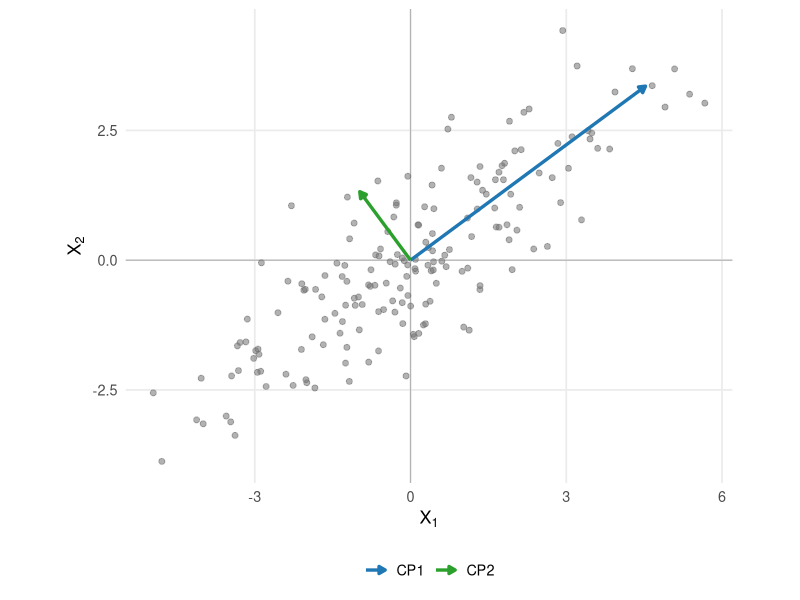
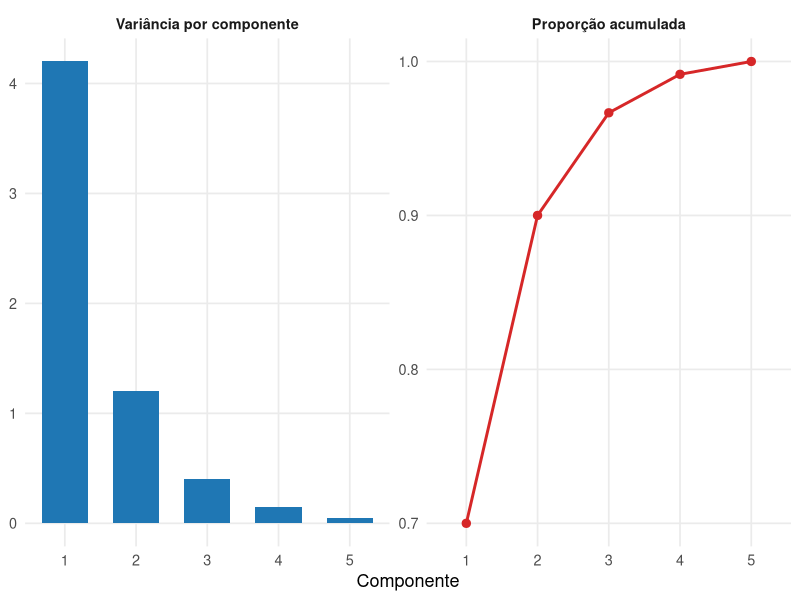
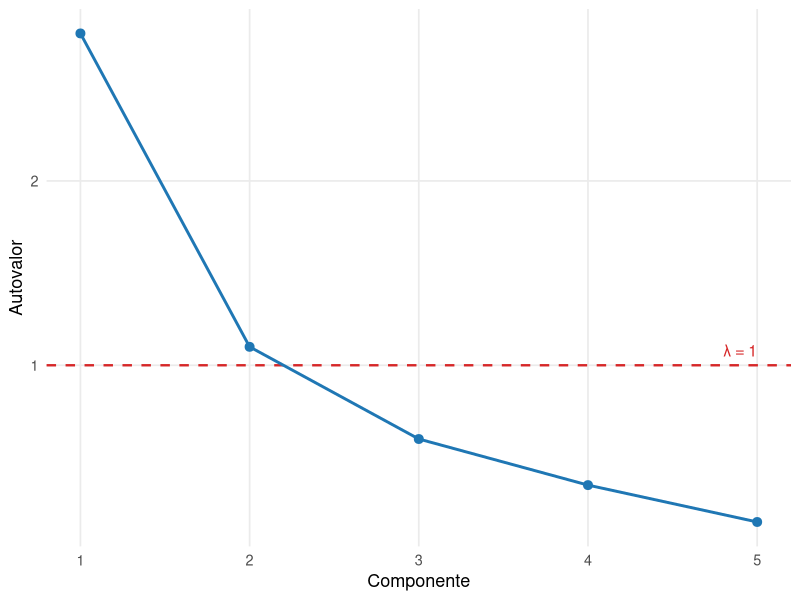
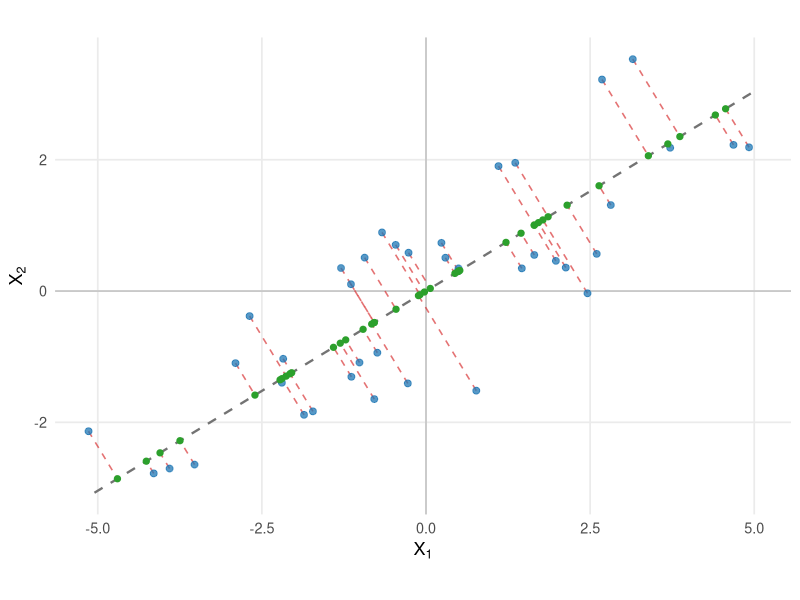
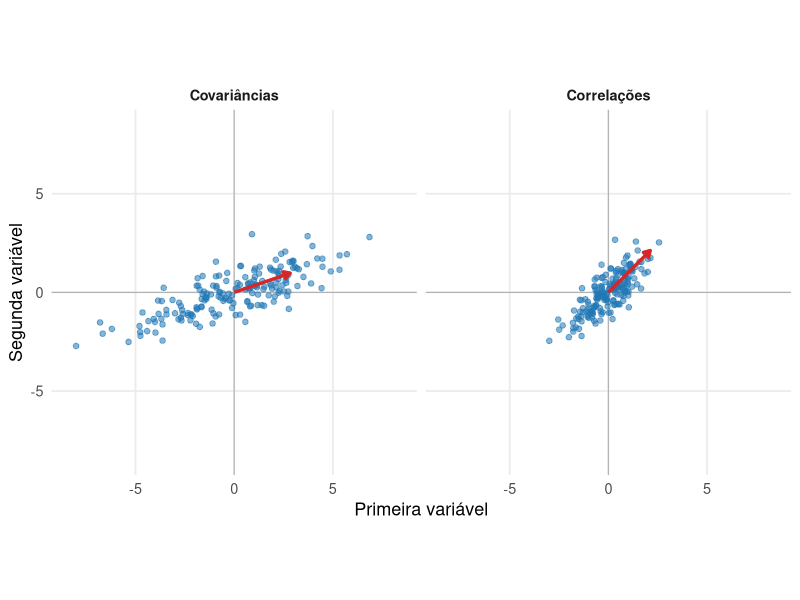
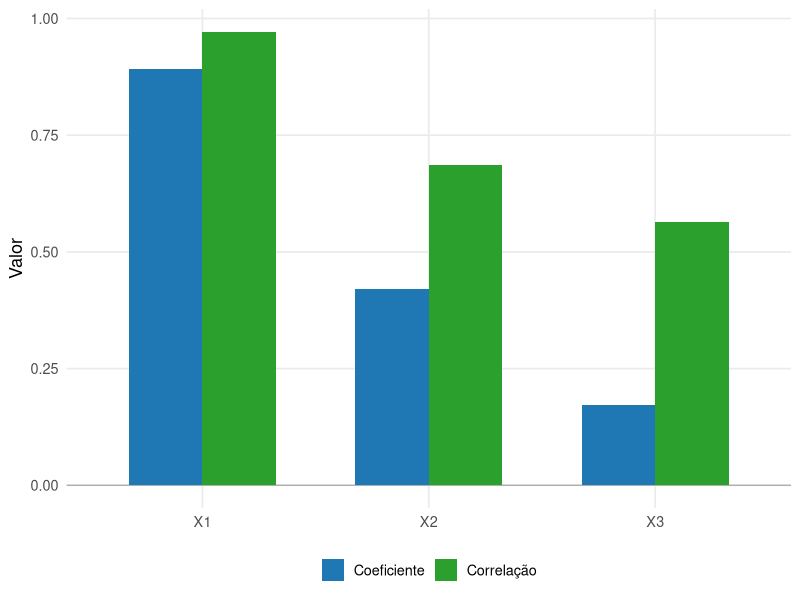

R code for these plots, in order:
## ---- chunk 1
#| label: fig-acp-direcoes-principais
#| echo: false
#| warning: false
#| message: false
#| fig-cap: "As direções principais acompanham os eixos de maior e menor variabilidade da nuvem de observações."
#| fig-width: 7
#| fig-height: 6
#| fig-align: center

library(ggplot2)

set.seed(314)

Sigma <- matrix(
  c(
    5.0, 3.2,
    3.2, 3.0
  ),
  nrow = 2,
  byrow = TRUE
)

decomposicao <- eigen(
  Sigma,
  symmetric = TRUE
)

Q <- decomposicao$vectors
lambda <- decomposicao$values

Z <- matrix(
  stats::rnorm(360),
  ncol = 2
)

X <- Z %*%
  diag(
    sqrt(lambda),
    nrow = 2
  ) %*%
  t(Q)

X <- scale(
  X,
  center = TRUE,
  scale = FALSE
)

dados <- data.frame(
  X1 = X[, 1],
  X2 = X[, 2]
)

S <- stats::cov(X)

decomp_amostral <- eigen(
  S,
  symmetric = TRUE
)

A <- decomp_amostral$vectors
autovalores <- decomp_amostral$values

if (A[1, 1] < 0) {
  A[, 1] <- -A[, 1]
}

if (A[2, 2] < 0) {
  A[, 2] <- -A[, 2]
}

escala_eixos <- 2.2

eixos <- data.frame(
  componente = c(
    "CP1",
    "CP2"
  ),
  x = 0,
  y = 0,
  xend = escala_eixos *
    sqrt(autovalores) *
    A[1, ],
  yend = escala_eixos *
    sqrt(autovalores) *
    A[2, ]
)

cores <- c(
  "CP1" = "#1f77b4",
  "CP2" = "#2ca02c"
)

ggplot(
  dados,
  aes(
    x = X1,
    y = X2
  )
) +
  geom_hline(
    yintercept = 0,
    linewidth = 0.4,
    color = "gray70"
  ) +
  geom_vline(
    xintercept = 0,
    linewidth = 0.4,
    color = "gray70"
  ) +
  geom_point(
    alpha = 0.55,
    size = 1.7,
    color = "gray45"
  ) +
  geom_segment(
    data = eixos,
    aes(
      x = x,
      y = y,
      xend = xend,
      yend = yend,
      color = componente
    ),
    inherit.aes = FALSE,
    linewidth = 1.15,
    arrow = grid::arrow(
      length = grid::unit(
        0.18,
        "cm"
      ),
      type = "closed"
    )
  ) +
  scale_color_manual(
    values = cores,
    name = NULL
  ) +
  coord_equal() +
  labs(
    x = expression(X[1]),
    y = expression(X[2])
  ) +
  theme_minimal(
    base_size = 13
  ) +
  theme(
    panel.grid.minor = element_blank(),
    legend.position = "bottom"
  )
## ---- chunk 2
#| label: fig-acp-variancia-explicada
#| echo: false
#| warning: false
#| message: false
#| fig-cap: "Os autovalores quantificam a variância de cada componente, e sua soma acumulada determina a proporção da variabilidade representada pelas primeiras dimensões."
#| fig-width: 9
#| fig-height: 4.6
#| fig-align: center

library(ggplot2)

autovalores <- c(
  4.20,
  1.20,
  0.40,
  0.15,
  0.05
)

componentes <- seq_along(
  autovalores
)

dados_variancia <- data.frame(
  componente = componentes,
  valor = autovalores,
  painel = "Variância por componente"
)

dados_acumulada <- data.frame(
  componente = componentes,
  valor = cumsum(
    autovalores
  ) / sum(
    autovalores
  ),
  painel = "Proporção acumulada"
)

dados_variancia$painel <- factor(
  dados_variancia$painel,
  levels = c(
    "Variância por componente",
    "Proporção acumulada"
  )
)

dados_acumulada$painel <- factor(
  dados_acumulada$painel,
  levels = levels(
    dados_variancia$painel
  )
)

ggplot() +
  geom_col(
    data = dados_variancia,
    aes(
      x = componente,
      y = valor
    ),
    width = 0.65,
    fill = "#1f77b4"
  ) +
  geom_line(
    data = dados_acumulada,
    aes(
      x = componente,
      y = valor
    ),
    linewidth = 1,
    color = "#d62728"
  ) +
  geom_point(
    data = dados_acumulada,
    aes(
      x = componente,
      y = valor
    ),
    size = 2.5,
    color = "#d62728"
  ) +
  facet_wrap(
    vars(painel),
    scales = "free_y"
  ) +
  scale_x_continuous(
    breaks = componentes
  ) +
  labs(
    x = "Componente",
    y = NULL
  ) +
  theme_minimal(
    base_size = 13
  ) +
  theme(
    panel.grid.minor = element_blank(),
    strip.text = element_text(
      face = "bold"
    )
  )
## ---- chunk 3
#| label: fig-acp-scree
#| echo: false
#| warning: false
#| message: false
#| fig-cap: "Gráfico de declive dos autovalores. A linha tracejada indica a referência autovalor igual a 1 para uma ACP baseada em correlações."
#| fig-width: 7
#| fig-height: 4.6
#| fig-align: center

library(ggplot2)

autovalores_scree <- c(
  2.80,
  1.10,
  0.60,
  0.35,
  0.15
)

dados_scree <- data.frame(
  componente = seq_along(
    autovalores_scree
  ),
  autovalor = autovalores_scree
)

ggplot(
  dados_scree,
  aes(
    x = componente,
    y = autovalor
  )
) +
  geom_hline(
    yintercept = 1,
    linewidth = 0.8,
    linetype = "dashed",
    color = "#d62728"
  ) +
  geom_line(
    linewidth = 1,
    color = "#1f77b4"
  ) +
  geom_point(
    size = 2.7,
    color = "#1f77b4"
  ) +
  annotate(
    "text",
    x = 5,
    y = 1.08,
    label = "λ = 1",
    hjust = 1,
    color = "#d62728",
    size = 4
  ) +
  scale_x_continuous(
    breaks = dados_scree$componente
  ) +
  labs(
    x = "Componente",
    y = "Autovalor"
  ) +
  theme_minimal(
    base_size = 13
  ) +
  theme(
    panel.grid.minor = element_blank()
  )
## ---- chunk 4
#| label: fig-acp-projecao-reconstrucao
#| echo: false
#| warning: false
#| message: false
#| fig-cap: "A redução para uma componente substitui cada observação por sua projeção sobre a primeira direção principal; os segmentos ortogonais representam o erro de reconstrução."
#| fig-width: 7
#| fig-height: 6
#| fig-align: center

library(ggplot2)

set.seed(417)

Sigma <- matrix(
  c(
    5.0, 3.2,
    3.2, 3.0
  ),
  nrow = 2,
  byrow = TRUE
)

decomposicao <- eigen(
  Sigma,
  symmetric = TRUE
)

Z <- matrix(
  stats::rnorm(80),
  ncol = 2
)

X <- Z %*%
  diag(
    sqrt(
      decomposicao$values
    ),
    nrow = 2
  ) %*%
  t(
    decomposicao$vectors
  )

X <- scale(
  X,
  center = TRUE,
  scale = FALSE
)

S <- stats::cov(X)

decomp_amostral <- eigen(
  S,
  symmetric = TRUE
)

a1 <- decomp_amostral$vectors[, 1]

if (a1[1] < 0) {
  a1 <- -a1
}

escores <- as.vector(
  X %*% a1
)

projecoes <- escores %*%
  t(a1)

dados <- data.frame(
  x = X[, 1],
  y = X[, 2],
  xp = projecoes[, 1],
  yp = projecoes[, 2]
)

limite <- 1.15 * max(
  abs(
    c(
      dados$x,
      dados$y
    )
  )
)

reta <- data.frame(
  t = c(
    -limite,
    limite
  )
)

reta$x <- reta$t * a1[1]
reta$y <- reta$t * a1[2]

ggplot() +
  geom_hline(
    yintercept = 0,
    linewidth = 0.4,
    color = "gray70"
  ) +
  geom_vline(
    xintercept = 0,
    linewidth = 0.4,
    color = "gray70"
  ) +
  geom_line(
    data = reta,
    aes(
      x = x,
      y = y
    ),
    linewidth = 0.8,
    linetype = "dashed",
    color = "gray45"
  ) +
  geom_segment(
    data = dados,
    aes(
      x = x,
      y = y,
      xend = xp,
      yend = yp
    ),
    linewidth = 0.55,
    linetype = "dashed",
    color = "#d62728",
    alpha = 0.65
  ) +
  geom_point(
    data = dados,
    aes(
      x = x,
      y = y
    ),
    size = 2,
    color = "#1f77b4",
    alpha = 0.75
  ) +
  geom_point(
    data = dados,
    aes(
      x = xp,
      y = yp
    ),
    size = 1.8,
    color = "#2ca02c"
  ) +
  coord_equal() +
  labs(
    x = expression(X[1]),
    y = expression(X[2])
  ) +
  theme_minimal(
    base_size = 13
  ) +
  theme(
    panel.grid.minor = element_blank()
  )
## ---- chunk 5
#| label: fig-acp-covariancia-correlacao
#| echo: false
#| warning: false
#| message: false
#| fig-cap: "A ACP baseada em covariâncias preserva as escalas originais, enquanto a ACP baseada em correlações utiliza a geometria das variáveis padronizadas."
#| fig-width: 9
#| fig-height: 4.6
#| fig-align: center

library(ggplot2)

set.seed(731)

n <- 180

z1 <- stats::rnorm(n)

z2 <- 0.75 * z1 +
  sqrt(
    1 - 0.75^2
  ) *
  stats::rnorm(n)

X <- cbind(
  2.5 * z1,
  z2
)

X <- scale(
  X,
  center = TRUE,
  scale = FALSE
)

X_pad <- scale(
  X,
  center = TRUE,
  scale = TRUE
)

S <- stats::cov(X)
R <- stats::cor(X)

eig_S <- eigen(
  S,
  symmetric = TRUE
)

eig_R <- eigen(
  R,
  symmetric = TRUE
)

a_S <- eig_S$vectors[, 1]
a_R <- eig_R$vectors[, 1]

if (a_S[1] < 0) {
  a_S <- -a_S
}

if (a_R[1] < 0) {
  a_R <- -a_R
}

dados <- rbind(
  data.frame(
    C1 = X[, 1],
    C2 = X[, 2],
    painel = "Covariâncias"
  ),
  data.frame(
    C1 = X_pad[, 1],
    C2 = X_pad[, 2],
    painel = "Correlações"
  )
)

dados$painel <- factor(
  dados$painel,
  levels = c(
    "Covariâncias",
    "Correlações"
  )
)

comprimento <- 3

eixos <- rbind(
  data.frame(
    painel = "Covariâncias",
    x = 0,
    y = 0,
    xend = comprimento * a_S[1],
    yend = comprimento * a_S[2]
  ),
  data.frame(
    painel = "Correlações",
    x = 0,
    y = 0,
    xend = comprimento * a_R[1],
    yend = comprimento * a_R[2]
  )
)

eixos$painel <- factor(
  eixos$painel,
  levels = levels(
    dados$painel
  )
)

limite <- 1.05 * max(
  abs(
    c(
      dados$C1,
      dados$C2
    )
  )
)

ggplot(
  dados,
  aes(
    x = C1,
    y = C2
  )
) +
  geom_hline(
    yintercept = 0,
    linewidth = 0.4,
    color = "gray70"
  ) +
  geom_vline(
    xintercept = 0,
    linewidth = 0.4,
    color = "gray70"
  ) +
  geom_point(
    color = "#1f77b4",
    alpha = 0.55,
    size = 1.6
  ) +
  geom_segment(
    data = eixos,
    aes(
      x = x,
      y = y,
      xend = xend,
      yend = yend
    ),
    inherit.aes = FALSE,
    linewidth = 1.15,
    color = "#d62728",
    arrow = grid::arrow(
      length = grid::unit(
        0.18,
        "cm"
      ),
      type = "closed"
    )
  ) +
  facet_wrap(
    vars(painel)
  ) +
  coord_equal(
    xlim = c(
      -limite,
      limite
    ),
    ylim = c(
      -limite,
      limite
    )
  ) +
  labs(
    x = "Primeira variável",
    y = "Segunda variável"
  ) +
  theme_minimal(
    base_size = 13
  ) +
  theme(
    panel.grid.minor = element_blank(),
    strip.text = element_text(
      face = "bold"
    )
  )
## ---- chunk 6
#| label: fig-acp-coeficientes-correlacoes
#| echo: false
#| warning: false
#| message: false
#| fig-cap: "Os coeficientes definem a direção da componente, enquanto as correlações medem a associação de cada variável com a componente."
#| fig-width: 7
#| fig-height: 4.5
#| fig-align: center

library(ggplot2)

Sigma <- matrix(
  c(
    9.0, 3.0, 1.5,
    3.0, 4.0, 0.8,
    1.5, 0.8, 1.0
  ),
  nrow = 3,
  byrow = TRUE
)

decomposicao <- eigen(
  Sigma,
  symmetric = TRUE
)

lambda1 <- decomposicao$values[1]

a1 <- decomposicao$vectors[, 1]

if (a1[1] < 0) {
  a1 <- -a1
}

correlacoes <- sqrt(
  lambda1
) * a1 / sqrt(
  diag(Sigma)
)

dados <- rbind(
  data.frame(
    Variavel = c(
      "X1",
      "X2",
      "X3"
    ),
    Valor = a1,
    Medida = "Coeficiente"
  ),
  data.frame(
    Variavel = c(
      "X1",
      "X2",
      "X3"
    ),
    Valor = correlacoes,
    Medida = "Correlação"
  )
)

cores <- c(
  "Coeficiente" = "#1f77b4",
  "Correlação" = "#2ca02c"
)

ggplot(
  dados,
  aes(
    x = Variavel,
    y = Valor,
    fill = Medida
  )
) +
  geom_hline(
    yintercept = 0,
    linewidth = 0.4,
    color = "gray65"
  ) +
  geom_col(
    position = "dodge",
    width = 0.65
  ) +
  scale_fill_manual(
    values = cores,
    name = NULL
  ) +
  labs(
    x = NULL,
    y = "Valor"
  ) +
  theme_minimal(
    base_size = 13
  ) +
  theme(
    panel.grid.minor = element_blank(),
    legend.position = "bottom"
  )
